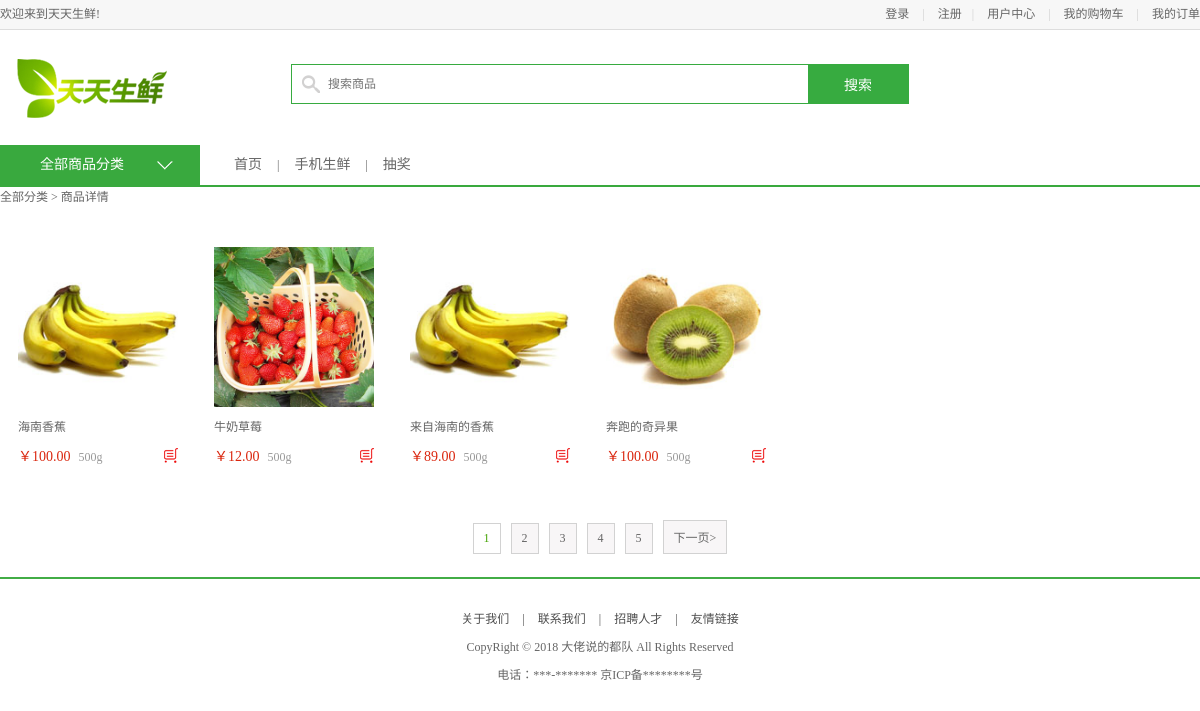
The app's page /search/ with its own data.
### apps/df_goods/models.py (models this page shows, shortened)
class GoodsInfo(models.Model):
    isDelete = models.BooleanField(default=False)  # 逻辑删除
    gtitle = models.CharField(max_length=20, verbose_name="商品名称", unique=True)
    gpic = models.ImageField(verbose_name='商品图片', upload_to='df_goods/image/%Y/%m', null=True, blank=True)  # 商品图片
    gprice = models.DecimalField(max_digits=5, decimal_places=2, verbose_name="商品价格")  # 商品价格小数位为两位，整数位为3位
    gunit = models.CharField(max_length=20, default='500g', verbose_name="单位重量")
    gclick = models.IntegerField(verbose_name="点击量", default=0, null=False)
    gjianjie = models.CharField(max_length=200, verbose_name="简介")
    gkucun = models.IntegerField(verbose_name="库存", default=0)
    gcontent = HTMLField(max_length=200, verbose_name="详情")
    gtype = models.ForeignKey(TypeInfo, on_delete=models.CASCADE, verbose_name="分类")  # 外键关联商品种类TypeInfo表
    class Meta:
        verbose_name = "商品"
        verbose_name_plural = verbose_name

### apps/df_goods/views.py (the view)
# urls.py: url(r'^search/', views.ordinary_search, name="ordinary_search"),  # 全文检索
def ordinary_search(request):
    from django.db.models import Q
    search_keywords = request.GET.get('q', '')
    pindex = request.GET.get('pindex', 1)
    search_status = 1
    cart_num, guest_cart = 0, 0
    try:
        user_id = request.session['user_id']
    except:
        user_id = None
    if user_id:
        guest_cart = 1
        cart_num = CartInfo.objects.filter(user_id=int(user_id)).count()
    goods_list = GoodsInfo.objects.filter(
        Q(gtitle__icontains=search_keywords) |
        Q(gcontent__icontains=search_keywords) |
        Q(gjianjie__icontains=search_keywords)).order_by("gclick")
    if goods_list.count() == 0:
        search_status = 0
        goods_list = GoodsInfo.objects.all().order_by("gclick")[:4]
    paginator = Paginator(goods_list, 4)
    page = paginator.page(int(pindex))
    context = {
        'title': '搜索列表',
        'search_status': search_status,
        'guest_cart': guest_cart,
        'cart_num': cart_num,
        'page': page,
        'paginator': paginator,
    }
    return render(request, 'df_goods/ordinary_search.html', context)

### templates/df_goods/ordinary_search.html (shortened to what this page needs)
{% extends 'base.html' %}
{% load staticfiles %}
{% block center_body %}
    <div class="navbar_con">
		<div class="navbar clearfix">
			<div class="subnav_con fl">
				<h1>全部商品分类</h1>
				<span></span>
			</div>
			<ul class="navlist fl">
				<li><a href="{% url "df_goods:index" %}">首页</a></li>
				<li class="interval">|</li>
				<li><a href="">手机生鲜</a></li>
				<li class="interval">|</li>
				<li><a href="">抽奖</a></li>
			</ul>
		</div>
	</div>
	<div class="breadcrumb">
		全部分类
        > 商品详情
	</div>
    <div class="main_wrap clearfix">
        <ul class="goods_type_list clearfix">
            {%  for item in page %}
            <li>
                <a href="/{{ item.id }}/"><img src="{{ MEDIA_URL }}{{ item.gpic }}"></a>
                <h4><a href="/{{ item.id }}/">{{ item.gtitle }}</a></h4>
                <div class="operate">
                    <span class="prize">￥{{ item.gprice }}</span>
                    <span class="unit">{{ item.gunit }}</span>
                    <a href="/cart/add{{ item.id }}_1/" class="add_goods" title="加入购物车"></a>
                </div>
            </li>
            {% endfor %}
        </ul>
        <div class="pagenation">
            {% for pindex in paginator.page_range %}
                {% if pindex == page.number %}
                    <a href="#" class="active">{{ pindex }}</a>
                {% else %}
                    <a href="{% url "df_user:ordinary_search" %}?q={{ query }}&amp;page={{ pindex }}">{{ pindex }}</a>
                {% endif %}
            {% endfor %}
            {% if page.has_next %}
                <a href="{% url "df_user:ordinary_search" %}?q={{ query }}&amp;page={{ page.next_page_number }}">下一页></a>
            {% endif %}
        </div>
    </div>
{% endblock center_body %}

### static/css/main.css (style rules this page uses)
body { font-family:'Microsoft Yahei';font-size:12px;color:#666; }
html,body { height:100% }
.navbar_con { height:40px;border-bottom:2px solid #39a93e }
.navbar { width:1200px;margin:0 auto; }
.navbar h1 { width:200px;height:40px;line-height:40px;text-align: center;font-size:14px;color:#fff;background-color:#39a93e; }
.navbar .subnav_con { width:200px;height:40px;background-color:#39a93e;position:relative;cursor:pointer; }
.navbar .subnav_con h1 { position:absolute;left:0;top:0;text-align:left;text-indent:40px }
.navbar .subnav_con span { display:block;width:16px;height:9px;background:url(../images/down.png) no-repeat;position:absolute;right:27px;top:16px;transition:all 300ms ease-in; }
.navlist { margin-left:34px; }
.navlist li { height:40px;float:left;line-height:40px; }
.navlist li a { color:#666;font-size:14px }
.navlist .interval { margin:0 15px; }
.breadcrumb { width:1200px;height:40px;margin:0 auto; }
.main_wrap { width:1200px;margin:0 auto; }
.goods_type_list { margin:10px auto 0; }
.goods_type_list li { width:196px; float:left; margin-bottom:10px }
.goods_type_list li img { width:160px;height:160px;display:block;margin:10px auto; }
.goods_type_list li h4 { width:160px;margin:0 auto; }
.goods_type_list li h4 a { font-weight:normal;color:#666;display:block;width:160px;overflow:hidden;white-space:nowrap;text-overflow:ellipsis; }
.operate { width:160px;margin:10px auto;position:relative; }
.goods_type_list .operate .prize { color:#da260e; font-size:14px; }
.goods_type_list .operate .unit { color:#999;padding-left:5px; }
.goods_type_list .operate .add_goods { display:inline-block;width:15px;height:15px;background:url(../images/shop_cart.png);position:absolute;right:0;top:3px; }
.pagenation { height:32px;text-align:center;font-size:0;margin:30px auto; }
.pagenation a { display:inline-block;border:1px solid #d2d2d2;background-color:#f8f6f7;font-size:12px;padding:7px 10px;color:#666;margin:5px }
.pagenation .active { background-color:#fff;color:#43a200 }

### records on screen
GoodsInfo: gpic (picture), gtitle "海南香蕉", gprice "100.00", gunit "500g"
GoodsInfo: gpic (picture), gtitle "牛奶草莓", gprice "12.00", gunit "500g"
GoodsInfo: gpic (picture), gtitle "来自海南的香蕉", gprice "89.00", gunit "500g"
GoodsInfo: gpic (picture), gtitle "奔跑的奇异果", gprice "100.00", gunit "500g"

### other values on screen
{{ pindex }} "1"
{{ pindex }} "2" "3" "4" "5"
